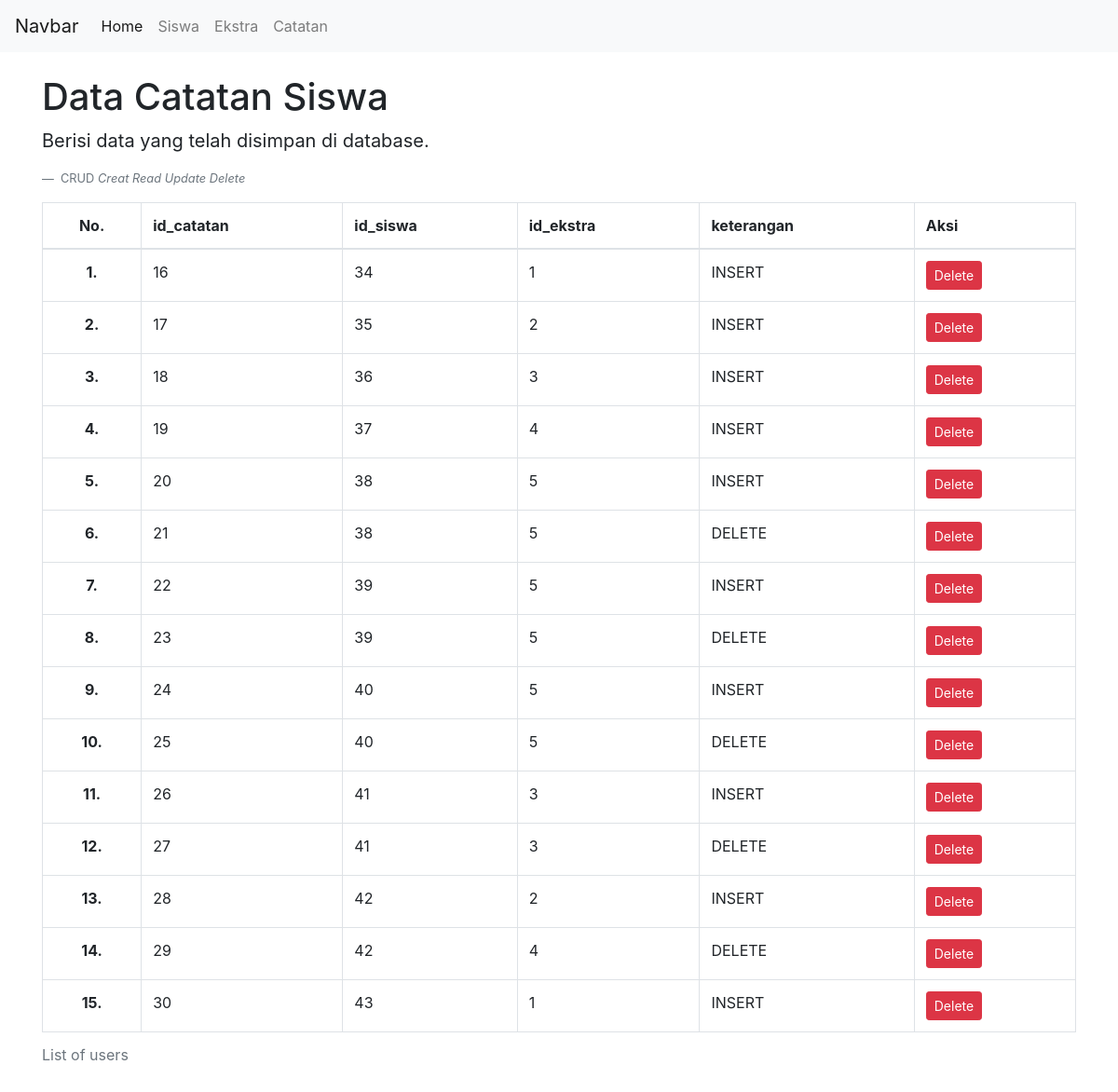
Page /catatan.php on the committed database.
### tables this page shows
CREATE TABLE `catatan` (
  `id_catatan` int(11) NOT NULL,
  `id_siswa` int(11) DEFAULT NULL,
  `id_ekstra` int(11) DEFAULT NULL,
  `keterangan` varchar(50) DEFAULT NULL
);

### catatan.php (the view, shortened to what this page needs)
<?php
	include 'koneksi.php';
	$query = "SELECT * FROM catatan;";
	$sql = mysqli_query($koneksi, $query);
	$nomor = 0;
?>
<!DOCTYPE html>
<html>
<head>
	<link rel="stylesheet" href="css/bootstrap.min.css" >
</head>
<body>
<nav class="navbar navbar-expand-lg navbar-light bg-light">
	  <a class="navbar-brand" href="#">Navbar</a>
	  <div class="collapse navbar-collapse" id="navbarNavAltMarkup">
	    <div class="navbar-nav">
	      <a class="nav-link active" href="index.php">Home <span class="sr-only">(current)</span></a>
	      <a class="nav-link" href="siswa.php">Siswa</a>
	      <a class="nav-link" href="ekstra.php">Ekstra</a>
	      <a class="nav-link" href="catatan.php">Catatan</a>
	    </div>
	  </div>
	</nav>
		<div class="container">
			<h1 class="mt-4">Data Catatan Siswa</h1>
			<figure>
				<blockquote class="blockquote">
			  		<p>Berisi data yang telah disimpan di database.</p>
			  </blockquote>
			  <figcaption class="blockquote-footer">
			  	CRUD <cite title="Source Title">Creat Read Update Delete</cite>
			  </figcaption>
			</figure>
			<table class="table table-bordered table-hover">
			  <caption>List of users</caption>
			  <thead>
			    <tr>
			      <th scope="col"><center>No.</center></th>
			      <th scope="col">id_catatan</th>
			      <th scope="col">id_siswa</th>
			      <th scope="col">id_ekstra</th>
			      <th scope="col">keterangan</th>
			      <th scope="col">Aksi</th>
			    </tr>
			  </thead>
			  <tbody>
			  <?php
			  	while($hasil = mysqli_fetch_assoc($sql)){
			  ?>
			    <tr>
			      <th scope="row"><center>
			      	<?php
			      		echo ++$nomor;
					?>.
			      </center></th>
			      <td>
			      	<?php
			      		echo $hasil['id_catatan'];
					?>
			      </td>
			      <td>
			      	<?php
			      		echo $hasil['id_siswa'];
					?>
			      </td>
			      <td>
			      	<?php
			      		echo $hasil['id_ekstra'];
					?>
			      </td>
			      <td>
			      	<?php
			      		echo $hasil['keterangan'];
					?>
			      </td>
			      <td>
			      	<a href="catatan.php?hapus=<?php
			      		echo $hasil['id_catatan'];
					?>" type="button" class="btn btn-danger btn-sm" onClick="return confirm('Apakah Anda Yakin Ingin Menghapus Data Tersebut?')">
			      		Delete
			      	</a>
			      </td>
			    </tr>
			    <?php
			    }
			    ?>
			 </tbody>
		</table>
</div>

### rows in the picture
catatan: id_catatan "16", id_siswa "34", id_ekstra "1", keterangan "INSERT"
catatan: id_catatan "17", id_siswa "35", id_ekstra "2", keterangan "INSERT"
catatan: id_catatan "18", id_siswa "36", id_ekstra "3", keterangan "INSERT"
catatan: id_catatan "19", id_siswa "37", id_ekstra "4", keterangan "INSERT"
catatan: id_catatan "20", id_siswa "38", id_ekstra "5", keterangan "INSERT"
catatan: id_catatan "21", id_siswa "38", id_ekstra "5", keterangan "DELETE"
catatan: id_catatan "22", id_siswa "39", id_ekstra "5", keterangan "INSERT"
catatan: id_catatan "23", id_siswa "39", id_ekstra "5", keterangan "DELETE"
catatan: id_catatan "24", id_siswa "40", id_ekstra "5", keterangan "INSERT"
catatan: id_catatan "25", id_siswa "40", id_ekstra "5", keterangan "DELETE"
catatan: id_catatan "26", id_siswa "41", id_ekstra "3", keterangan "INSERT"
catatan: id_catatan "27", id_siswa "41", id_ekstra "3", keterangan "DELETE"
catatan: id_catatan "28", id_siswa "42", id_ekstra "2", keterangan "INSERT"
catatan: id_catatan "29", id_siswa "42", id_ekstra "4", keterangan "DELETE"
catatan: id_catatan "30", id_siswa "43", id_ekstra "1", keterangan "INSERT"
